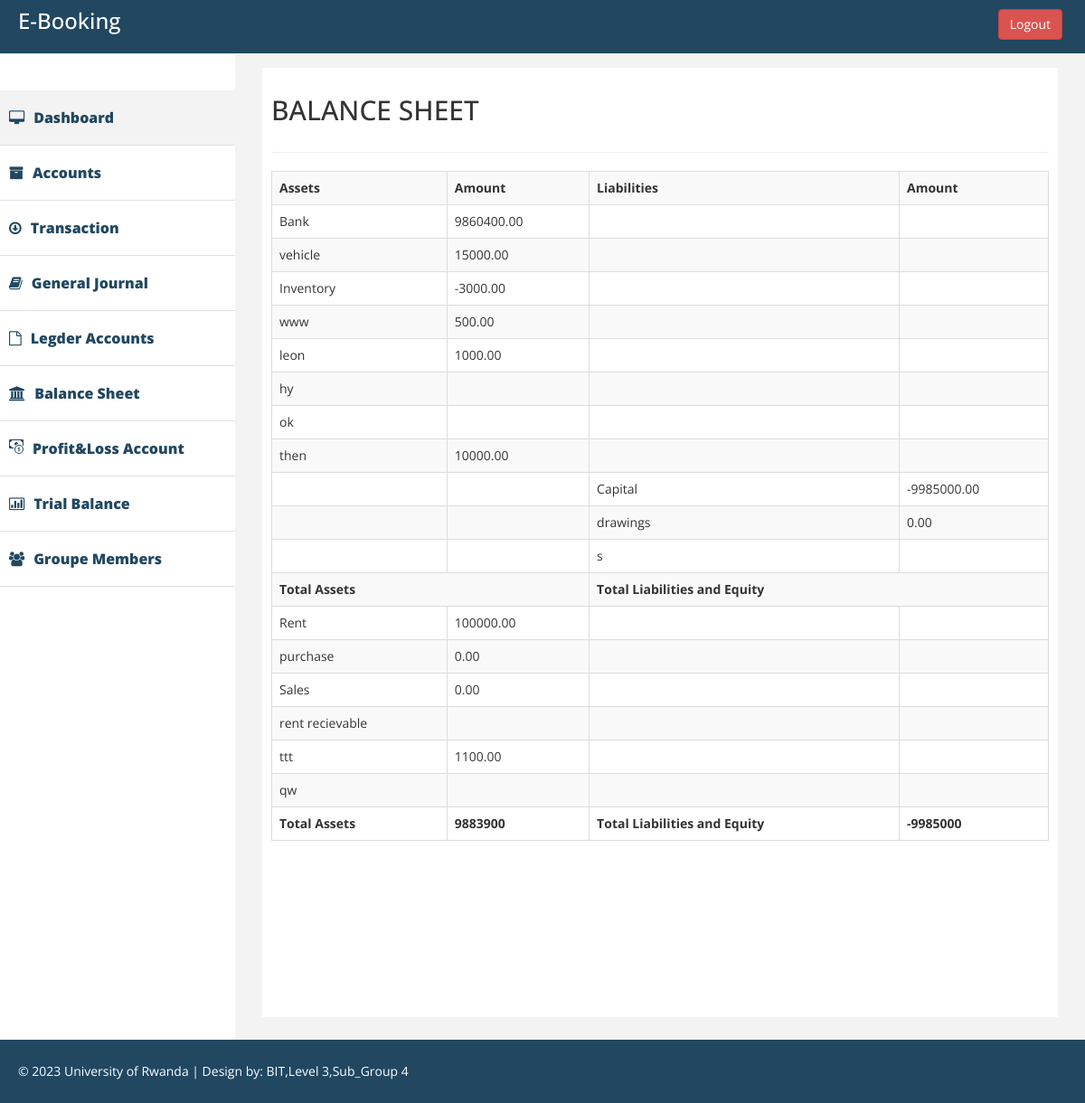
Screenshot of /balanceSheet.php (signed in) with the database file from the repository.
### tables this page shows
CREATE TABLE `accounts` (
  `account_id` int(11) NOT NULL,
  `account_name` varchar(255) NOT NULL,
  `account_type` enum('asset','expense','equity','liability','income') NOT NULL
);

### balanceSheet.php (the view, shortened to what this page needs)
<!DOCTYPE html>
<html xmlns="http://www.w3.org/1999/xhtml">
<head>
    <link href="assets/css/bootstrap.css" rel="stylesheet" />
    <link href="assets/css/font-awesome.css" rel="stylesheet" />
    <link href="assets/css/custom.css" rel="stylesheet" />
</head>
<body>
    <?php
    include 'navheader.php';
    ?>
      <?php
    include 'navtop.php';
    ?>
        <div id="page-wrapper" >
            <div id="page-inner">
                <div class="row">
                    <div class="col-md-12">
                     <h2>BALANCE SHEET </h2>
                    </div>
                </div>
                  <hr />
                  <div>
        <?php
        require_once 'connection.php';
        $sql_assets = "SELECT account_id, account_name FROM accounts WHERE account_type = 'asset'";
        $sql_liabilities = "SELECT account_id, account_name FROM accounts WHERE account_type = 'liability'";
        $sql_equity = "SELECT account_id, account_name FROM accounts WHERE account_type = 'equity'";
        $sql_profit_loss = "SELECT account_id, account_name FROM accounts WHERE account_type = 'income' OR account_type = 'expense'";
        $result_assets = $conn->query($sql_assets);
        $result_liabilities = $conn->query($sql_liabilities);
        $result_equity = $conn->query($sql_equity);
        $result_profit_loss = $conn->query($sql_profit_loss);
        $total_assets = 0;
        $total_liabilities = 0;
        $total_equity = 0;
        echo '<table class="table table-striped table-bordered table-hover">';
        echo '<tr><th>Assets</th><th>Amount</th><th>Liabilities</th><th>Amount</th></tr>';
        while ($row_assets = $result_assets->fetch_assoc()) {
            $account_id_assets = $row_assets['account_id'];
            $account_name_assets = $row_assets['account_name'];
            $sql_amount_assets = "SELECT SUM(debit_amount - credit_amount) as total_amount
                                  FROM journalEntries
                                  WHERE account_id = $account_id_assets";
            $result_amount_assets = $conn->query($sql_amount_assets);
            $row_amount_assets = $result_amount_assets->fetch_assoc();
            $amount_assets = $row_amount_assets['total_amount'];
            $total_assets += $amount_assets;
            echo '<tr>';
            echo '<td>' . $account_name_assets . '</td>';
            echo '<td>' . $amount_assets . '</td>';
            if ($row_liabilities = $result_liabilities->fetch_assoc()) {
                $account_id_liabilities = $row_liabilities['account_id'];
                $account_name_liabilities = $row_liabilities['account_name'];
                $sql_amount_liabilities = "SELECT SUM(debit_amount - credit_amount) as total_amount
                                           FROM journalEntries
                                           WHERE account_id = $account_id_liabilities";
                $result_amount_liabilities = $conn->query($sql_amount_liabilities);
                $row_amount_liabilities = $result_amount_liabilities->fetch_assoc();
                $amount_liabilities = $row_amount_liabilities['total_amount'];
                $total_liabilities += $amount_liabilities;
                echo '<td>' . $account_name_liabilities . '</td>';
                echo '<td>' . $amount_liabilities . '</td>';
            } else {
                echo '<td></td><td></td>';
            }
            echo '</tr>';
        }
        while ($row_equity = $result_equity->fetch_assoc()) {
            $account_id_equity = $row_equity['account_id'];
            $account_name_equity = $row_equity['account_name'];
            $sql_amount_equity = "SELECT SUM(debit_amount - credit_amount) as total_amount
                                  FROM journalEntries
                                  WHERE account_id = $account_id_equity";
            $result_amount_equity = $conn->query($sql_amount_equity);
            $row_amount_equity = $result_amount_equity->fetch_assoc();
            $amount_equity = $row_amount_equity['total_amount'];
            $total_equity += $amount_equity;
            echo '<tr>';
            echo '<td></td><td></td>';
            echo '<td>' . $account_name_equity . '</td>';
            echo '<td>' . $amount_equity . '</td>';
            echo '</tr>';
        }
        echo '<tr><th colspan="2">Total Assets</th><th colspan="2">Total Liabilities and Equity</th></tr>';
        while ($row_profit_loss = $result_profit_loss->fetch_assoc()) {
            $account_id_profit_loss = $row_profit_loss['account_id'];
            $account_name_profit_loss = $row_profit_loss['account_name'];
            $sql_amount_profit_loss = "SELECT SUM(debit_amount - credit_amount) as total_amount
                                       FROM journalEntries
                                       WHERE account_id = $account_id_profit_loss";
            $result_amount_profit_loss = $conn->query($sql_amount_profit_loss);
            $row_amount_profit_loss = $result_amount_profit_loss->fetch_assoc();
            $amount_profit_loss = $row_amount_profit_loss['total_amount'];
            echo '<tr>';
            echo '<td>' . $account_name_profit_loss . '</td>';
            echo '<td>' . $amount_profit_loss . '</td>';
            echo '<td></td><td></td>';
            echo '</tr>';
        }
        $total_liabilities_and_equity = $total_liabilities + $total_equity;
        echo '<tr>';
        echo '<td><strong>Total Assets</strong></td>';
        echo '<td><strong>' . $total_assets . '</strong></td>';
        echo '<td><strong>Total Liabilities and Equity</strong></td>';
        echo '<td><strong>' . $total_liabilities_and_equity . '</strong></td>';
        echo '</tr>';
        echo '</table>';
        ?>
    </div>
    </div>
            </div>
        </div>
    <?php
    include 'footer.php';
    ?>
</html>

### assets/css/custom.css (style rules this page uses)
body { font-family: 'Open Sans', sans-serif; line-height:30px; }
#page-wrapper { padding: 15px 15px; min-height: 600px; background:#F3F3F3; }
#page-inner { width:100%; margin:10px 20px 10px 0px; background-color:#fff!important; padding:10px; min-height:1050px; }
@media (min-width:768px) { #page-wrapper { margin: 0 0 0 260px; padding: 15px 30px; min-height: 1050px; } }

### rows the page displays
accounts: account_name "Bank", amount_assets "9860400.00"
accounts: account_name "vehicle", amount_assets "15000.00"
accounts: account_name "Inventory", amount_assets "-3000.00"
accounts: account_name "www", amount_assets "500.00"
accounts: account_name "leon", amount_assets "1000.00"
accounts: account_name "hy"
accounts: account_name "ok"
accounts: account_name "then", amount_assets "10000.00"
accounts: account_name "Capital", amount_equity "-9985000.00"
accounts: account_name "drawings", amount_equity "0.00"
accounts: account_name "s"
accounts: account_name "Rent", amount_profit_loss "100000.00"
accounts: account_name "purchase", amount_profit_loss "0.00"
accounts: account_name "Sales", amount_profit_loss "0.00"
accounts: account_name "rent recievable"
accounts: account_name "ttt", amount_profit_loss "1100.00"
accounts: account_name "qw"

### other values shown
$total_assets "9883900"
$total_liabilities_and_equity "-9985000"
